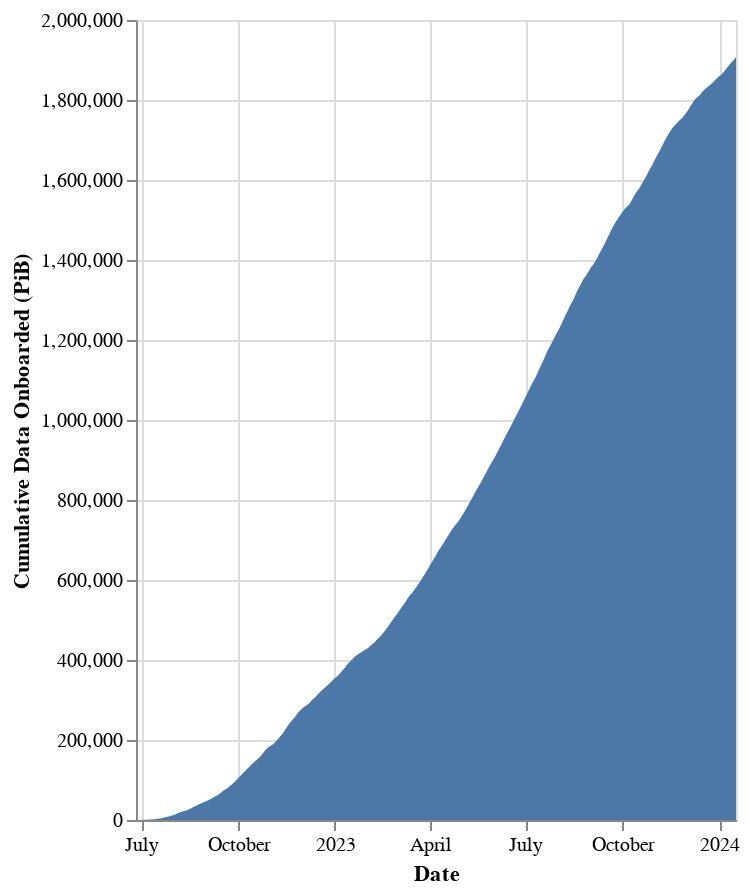

The code cell stored with this chart in its notebook:
### Markdown cell above
### Cumulative Data Onboarded

### Code cell
# | output: true

total_data_onboarded = df["onboarded_tibs"].sum()
df["cumulative_data"] = df["onboarded_tibs"].cumsum()

alt.Chart(df).mark_area().encode(
    x=alt.X("date:T", title="Date"),
    y=alt.Y("cumulative_data:Q", title="Cumulative Data Onboarded (PiB)"),
    tooltip=[
        alt.Tooltip("date:T", title="Date"),
        alt.Tooltip("cumulative_data:Q", title="Cumulative Data Onboarded (PiB)"),
    ],
).properties(
    width="container",
    height=400,
    # title=f"{total_data_onboarded:.2f} TiBs Onboarded",
).configure_title(fontSize=32)

### Figure 1 — Vega-Lite specification as saved in the notebook (floating-point values rounded to 4 significant figures; data arrays with more than 128 entries replaced by an {"elided": "..."} marker saying what was removed)
{"usermeta": {"embedOptions": {"theme": "powerbi"}}, "config": {"view": {"continuousWidth": 300, "continuousHeight": 300}, "title": {"fontSize": 32}}, "data": {"name": "data-3748894d0c65922c40e9af9e65738790"}, "mark": {"type": "area"}, "encoding": {"tooltip": [{"field": "date", "title": "Date", "type": "temporal"}, {"field": "cumulative_data", "title": "Cumulative Data Onboarded (PiB)", "type": "quantitative"}], "x": {"field": "date", "title": "Date", "type": "temporal"}, "y": {"field": "cumulative_data", "title": "Cumulative Data Onboarded (PiB)", "type": "quantitative"}}, "height": 400, "width": "container", "$schema": "https://vega.github.io/schema/vega-lite/v5.16.3.json", "datasets": {"data-3748894d0c65922c40e9af9e65738790": {"elided": "569 records"}}}
